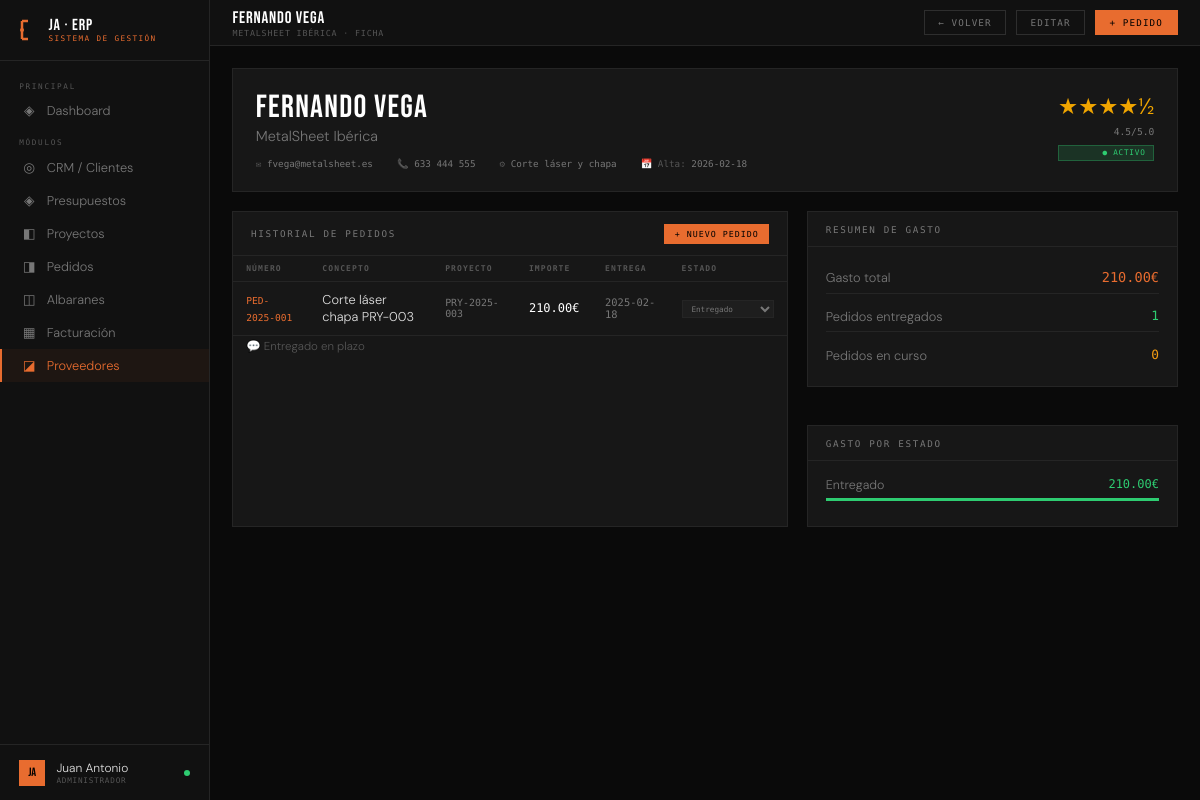
The page /proveedor/3 on the database as committed earlier.
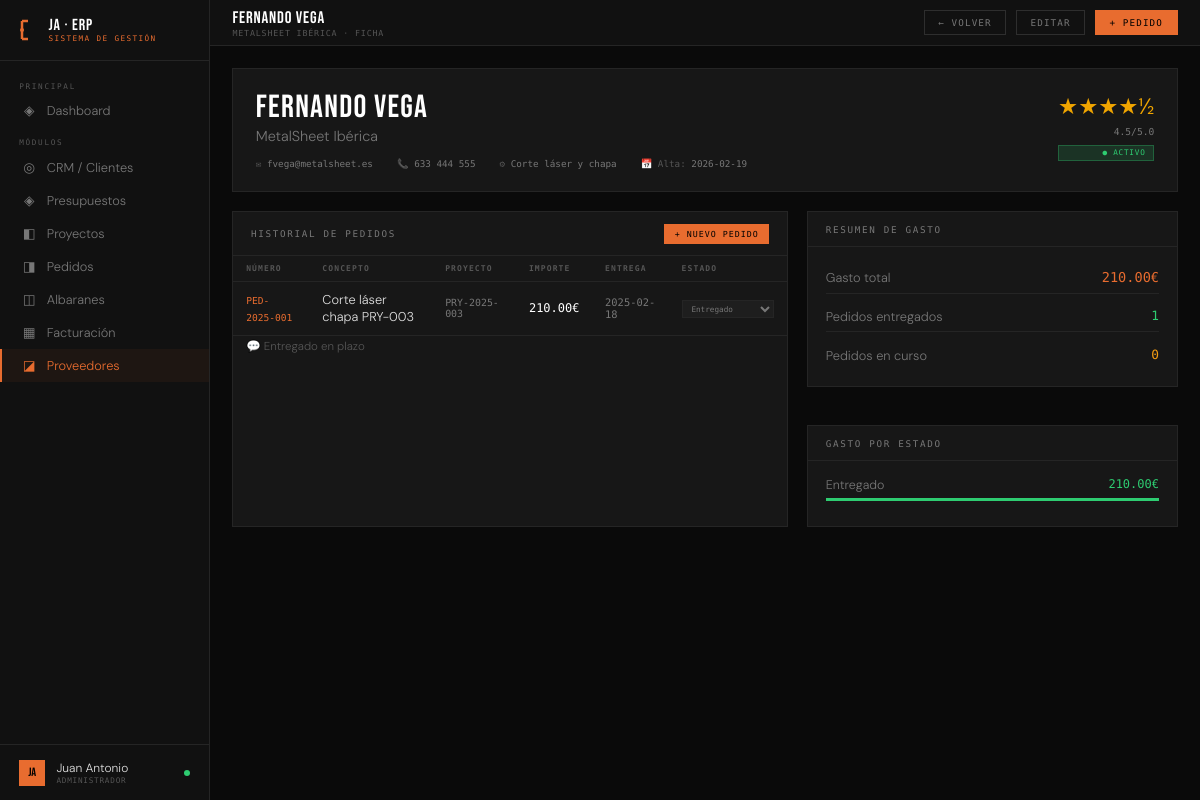
The same page on the database as committed later.
### tables this page shows
CREATE TABLE proveedores (
        id INTEGER PRIMARY KEY AUTOINCREMENT,
        nombre TEXT NOT NULL, empresa TEXT, email TEXT, telefono TEXT,
        especialidad TEXT, valoracion REAL DEFAULT 5.0,
        estado TEXT DEFAULT 'activo', notas TEXT,
        fecha_alta TEXT DEFAULT CURRENT_DATE);

### app.py (the view)
@app.route('/proveedor/<int:id>')
def proveedor_detalle(id):
    conn = get_db()
    proveedor = conn.execute('SELECT * FROM proveedores WHERE id=?',(id,)).fetchone()
    pedidos = conn.execute('''SELECT pp.*, p.nombre as proyecto_nombre, p.referencia as proyecto_ref
        FROM pedidos_proveedor pp LEFT JOIN proyectos p ON p.id=pp.proyecto_id
        WHERE pp.proveedor_id=? ORDER BY pp.fecha_pedido DESC''',(id,)).fetchall()
    gasto_total = conn.execute('SELECT COALESCE(SUM(importe),0) FROM pedidos_proveedor WHERE proveedor_id=?',(id,)).fetchone()[0]
    proyectos = conn.execute("SELECT id,referencia,nombre FROM proyectos ORDER BY referencia DESC").fetchall()
    conn.close()
    return render_template('proveedor_detalle.html', proveedor=proveedor, pedidos=pedidos,
        gasto_total=gasto_total, proyectos=proyectos)

### app.py (called while the page is built)
def get_db():
    conn = sqlite3.connect(DB)
    conn.row_factory = sqlite3.Row
    return conn

@app.context_processor
def inject_globals():
    return {
        'today': date.today().isoformat(),
        'now': datetime.now().strftime('%b %Y'),
        'request': request,
    }

### templates/proveedor_detalle.html (shortened to what the changed rows need)
{% extends "base.html" %}
{% block topbar %}
<div><div class="topbar-title">{{ proveedor.nombre|upper }}</div><div class="topbar-sub">{{ proveedor.empresa or 'Proveedor' }} · Ficha</div></div>
{% endblock %}
{% block content %}
<div class="detail-header">
  <div>
    <div class="detail-name">{{ proveedor.nombre }}</div>
    <div class="detail-company">{{ proveedor.empresa or '' }}</div>
    <div class="detail-meta">
      {% if proveedor.email %}<div class="detail-meta-item">✉ <span>{{ proveedor.email }}</span></div>{% endif %}
      {% if proveedor.telefono %}<div class="detail-meta-item">📞 <span>{{ proveedor.telefono }}</span></div>{% endif %}
      {% if proveedor.especialidad %}<div class="detail-meta-item">⚙ <span>{{ proveedor.especialidad }}</span></div>{% endif %}
      <div class="detail-meta-item">📅 Alta: <span>{{ proveedor.fecha_alta }}</span></div>
    </div>
  </div>
  <div style="text-align:right">
    <div style="color:var(--accent2);font-size:1.4rem;margin-bottom:.3rem">
      {% for i in range(proveedor.valoracion|int) %}★{% endfor %}{% if proveedor.valoracion % 1 >= 0.5 %}½{% endif %}
    </div>
    <div style="font-family:var(--mono);font-size:.6rem;color:var(--muted2)">{{ proveedor.valoracion }}/5.0</div>
    {% if proveedor.estado == 'activo' %}<span class="badge badge-green" style="margin-top:.5rem;display:block">● Activo</span>
    {% elif proveedor.estado == 'ocasional' %}<span class="badge badge-yellow" style="margin-top:.5rem;display:block">● Ocasional</span>
    {% else %}<span class="badge badge-muted" style="margin-top:.5rem;display:block">● Inactivo</span>{% endif %}
  </div>
</div>
<div class="grid-60-40">
  <div class="panel">
    {% if pedidos %}
    <table class="table">
      <thead><tr><th>Número</th><th>Concepto</th><th>Proyecto</th><th>Importe</th><th>Entrega</th><th>Estado</th></tr></thead>
    </table>
    {% else %}
    <div class="empty">Sin pedidos registrados todavía</div>
    {% endif %}
  </div>
        {% set entregados = pedidos|selectattr('estado','equalto','entregado')|list %}
        {% set en_curso = pedidos|rejectattr('estado','equalto','entregado')|rejectattr('estado','equalto','cancelado')|list %}
        {% set estados_col = [('entregado','var(--green)'),('en_produccion','var(--blue)'),('en_transito','var(--yellow)'),('pendiente','var(--muted2)')] %}
</div>
{% endblock %}

Rows that differ between the two databases and show on the page:
changed proveedores "Fernando Vega": fecha_alta "2026-02-18" → "2026-02-19"
